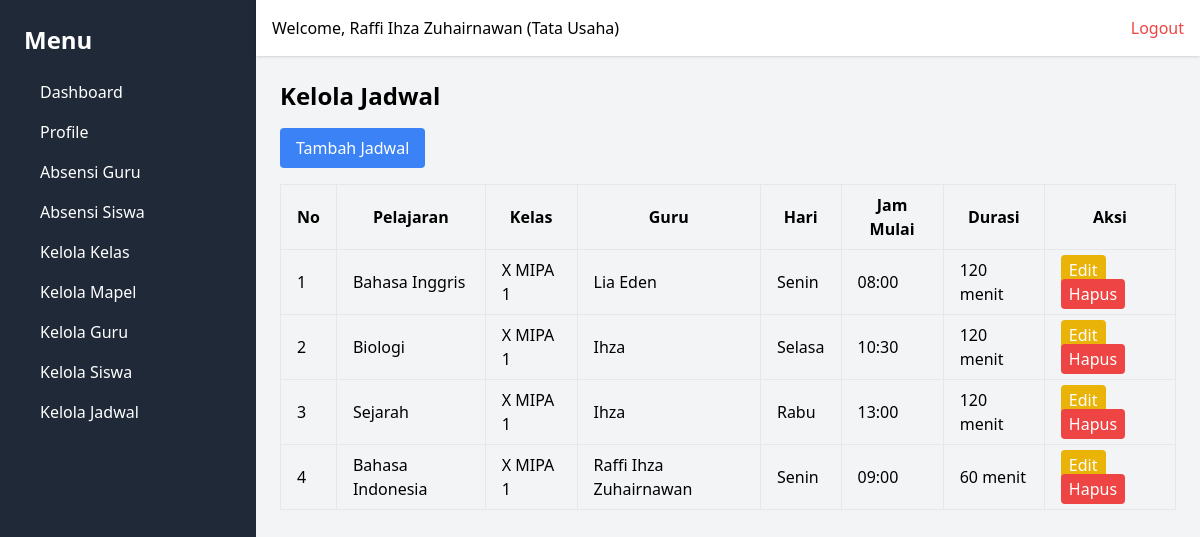
The app's page /jadwal/ (signed in), older data.
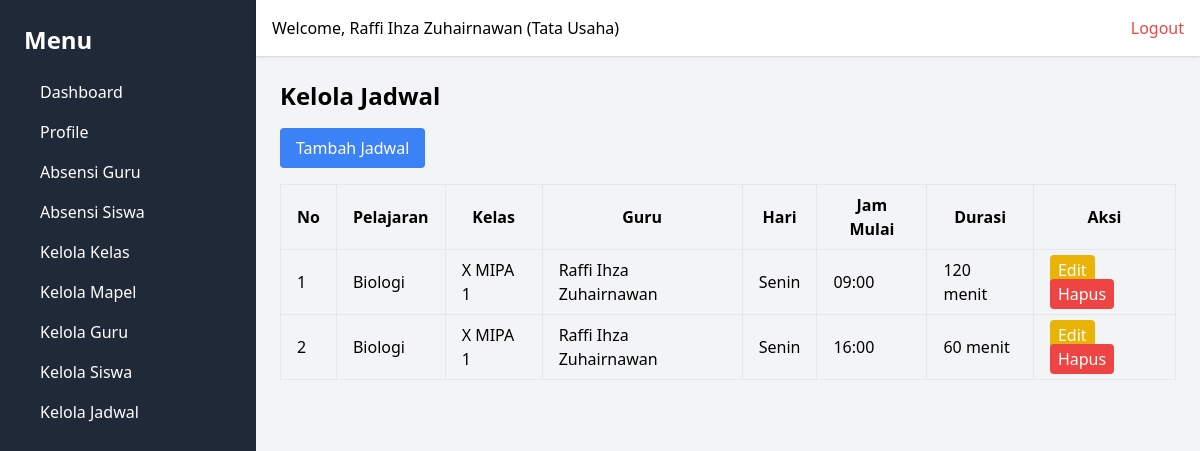
The same page, newer data.
### webabsensi/models.py (models this page shows, shortened)
class Schedule(models.Model):
    HARI_CHOICES = [
        ('Senin', 'Senin'),
        ('Selasa', 'Selasa'),
        ('Rabu', 'Rabu'),
        ('Kamis', 'Kamis'),
        ('Jumat', 'Jumat'),
    ]
    id_lesson = models.ForeignKey(Lesson, on_delete=models.CASCADE)
    id_class = models.ForeignKey(Class, on_delete=models.CASCADE)
    id_guru = models.ForeignKey(User, on_delete=models.CASCADE)
    hari = models.CharField(max_length=10, choices=HARI_CHOICES)
    jam_mulai = models.TimeField()
    durasi = models.IntegerField()  # dalam menit
    created_at = models.DateTimeField(auto_now_add=True)
    updated_at = models.DateTimeField(auto_now=True)

class Lesson(models.Model):
    nama_pelajaran = models.CharField(max_length=50, unique=True)
    created_at = models.DateTimeField(auto_now_add=True)
    updated_at = models.DateTimeField(auto_now=True)

class Class(models.Model):
    nama_kelas = models.CharField(max_length=50, unique=True)
    created_at = models.DateTimeField(auto_now_add=True)
    updated_at = models.DateTimeField(auto_now=True)

class User(models.Model):
    ROLE_CHOICES = [
        ('Tata Usaha', 'Tata Usaha'),
        ('Guru', 'Guru'),
        ('Kepala Sekolah', 'Kepala Sekolah'),
    ]
    GENDER_CHOICES = [
        ('L', 'Laki-laki'),
        ('P', 'Perempuan'),
    ]
    nip = models.CharField(max_length=20, unique=True)
    email = models.EmailField(unique=True)
    password = models.CharField(max_length=255)
    nama = models.CharField(max_length=50)
    gender = models.CharField(max_length=1, choices=GENDER_CHOICES)
    role = models.CharField(max_length=20, choices=ROLE_CHOICES)
    no_telepon = models.CharField(max_length=15)
    created_at = models.DateTimeField(auto_now_add=True)
    updated_at = models.DateTimeField(auto_now=True)

### webabsensi/views.py (the view)
        def wrapper(request, *args, **kwargs):
            user_id = request.session.get('user_id')
            if not user_id:
                messages.error(request, 'Anda harus login terlebih dahulu.')
                return redirect('login')
            user = User.objects.get(id=request.session['user_id'])
            if user.role not in allowed_roles:
                return render(request, '403.html', {'message': 'Anda tidak memiliki izin untuk mengakses halaman ini.'})
            request.user = user  # Tambahkan user ke request agar dapat digunakan di template
            return view_func(request, *args, **kwargs)

### webabsensi/views.py (called while the page is built)
def role_required(allowed_roles):
    def decorator(view_func):
        def wrapper(request, *args, **kwargs):
            user_id = request.session.get('user_id')
            if not user_id:
                messages.error(request, 'Anda harus login terlebih dahulu.')
                return redirect('login')
            user = User.objects.get(id=request.session['user_id'])
            if user.role not in allowed_roles:
                return render(request, '403.html', {'message': 'Anda tidak memiliki izin untuk mengakses halaman ini.'})
            request.user = user  # Tambahkan user ke request agar dapat digunakan di template
            return view_func(request, *args, **kwargs)
        return wrapper
    return decorator

@role_required(['Tata Usaha', 'Kepala Sekolah'])
def manage_schedule(request):
    schedules = Schedule.objects.all()
    context = {
        'schedules': schedules,
    }
    return render(request, 'schedule/manage_schedule.html', context)

### webabsensi/templates/schedule/manage_schedule.html
{% extends 'base.html' %}
{% block content %}
<h1 class="text-2xl font-bold mb-4">Kelola Jadwal</h1>
<a href="{% url 'add_schedule' %}" class="bg-blue-500 text-white px-4 py-2 rounded mb-4 inline-block">Tambah Jadwal</a>
<table class="w-full border-collapse">
    <thead>
        <tr>
            <th class="border px-4 py-2">No</th>
            <th class="border px-4 py-2">Pelajaran</th>
            <th class="border px-4 py-2">Kelas</th>
            <th class="border px-4 py-2">Guru</th>
            <th class="border px-4 py-2">Hari</th>
            <th class="border px-4 py-2">Jam Mulai</th>
            <th class="border px-4 py-2">Durasi</th>
            <th class="border px-4 py-2">Aksi</th>
        </tr>
    </thead>
    <tbody>
        {% for schedule in schedules %}
        <tr>
            <td class="border px-4 py-2">{{ forloop.counter }}</td>
            <td class="border px-4 py-2">{{ schedule.id_lesson.nama_pelajaran }}</td>
            <td class="border px-4 py-2">{{ schedule.id_class.nama_kelas }}</td>
            <td class="border px-4 py-2">{{ schedule.id_guru.nama }}</td>
            <td class="border px-4 py-2">{{ schedule.hari }}</td>
            <td class="border px-4 py-2">{{ schedule.jam_mulai|date:"H:i" }}</td>
            <td class="border px-4 py-2">{{ schedule.durasi }} menit</td>
            <td class="border px-4 py-2">
                <a href="{% url 'edit_schedule' schedule.id %}" class="bg-yellow-500 text-white px-2 py-1 rounded">Edit</a>
                <a href="{% url 'delete_schedule' schedule.id %}" class="bg-red-500 text-white px-2 py-1 rounded"
                   onclick="return confirm('Apakah Anda yakin ingin menghapus jadwal ini? Semua data yang terkait jadwal ini akan dihapus seperti absensi siswa dll')">Hapus</a>
            </td>
        </tr>
        {% endfor %}
    </tbody>
</table>
{% endblock %}

Row changes from the older to the newer data that the page shows:
removed Schedule: id_lesson.nama_pelajaran "Bahasa Inggris", id_class.nama_kelas "X MIPA 1", id_guru.nama "Lia Eden", hari "Senin", jam_mulai "08:00", durasi "120"
removed Schedule: id_lesson.nama_pelajaran "Biologi", id_class.nama_kelas "X MIPA 1", id_guru.nama "Ihza", hari "Selasa", jam_mulai "10:30", durasi "120"
removed Schedule: id_lesson.nama_pelajaran "Sejarah", id_class.nama_kelas "X MIPA 1", id_guru.nama "Ihza", hari "Rabu", jam_mulai "13:00", durasi "120"
removed Schedule: id_lesson.nama_pelajaran "Bahasa Indonesia", id_class.nama_kelas "X MIPA 1", id_guru.nama "Raffi Ihza Zuhairnawan", hari "Senin", jam_mulai "09:00", durasi "60"
added Schedule: id_lesson.nama_pelajaran "Biologi", id_class.nama_kelas "X MIPA 1", id_guru.nama "Raffi Ihza Zuhairnawan", hari "Senin", jam_mulai "09:00", durasi "120"
added Schedule: id_lesson.nama_pelajaran "Biologi", id_class.nama_kelas "X MIPA 1", id_guru.nama "Raffi Ihza Zuhairnawan", hari "Senin", jam_mulai "16:00", durasi "60"
